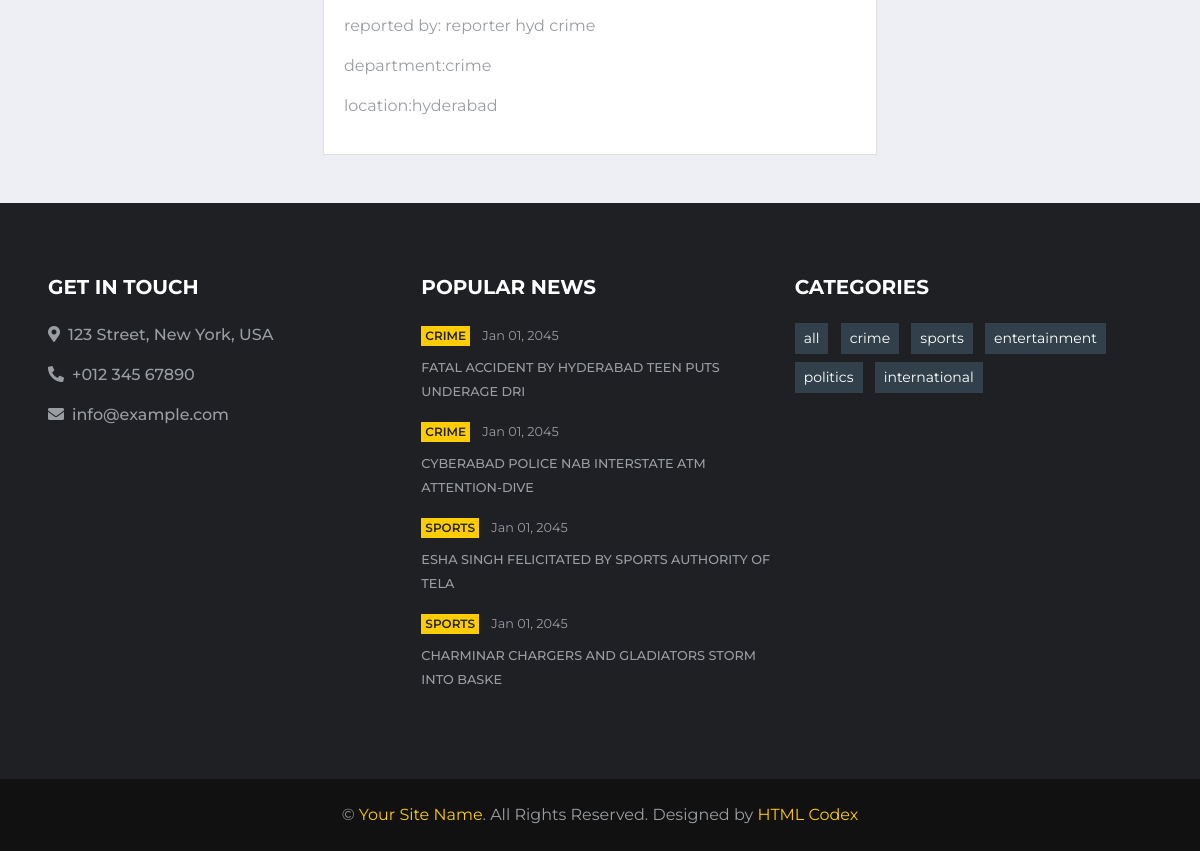
/db.php?vnid=1 (signed in, lower part), run on an earlier commit of the app's database.
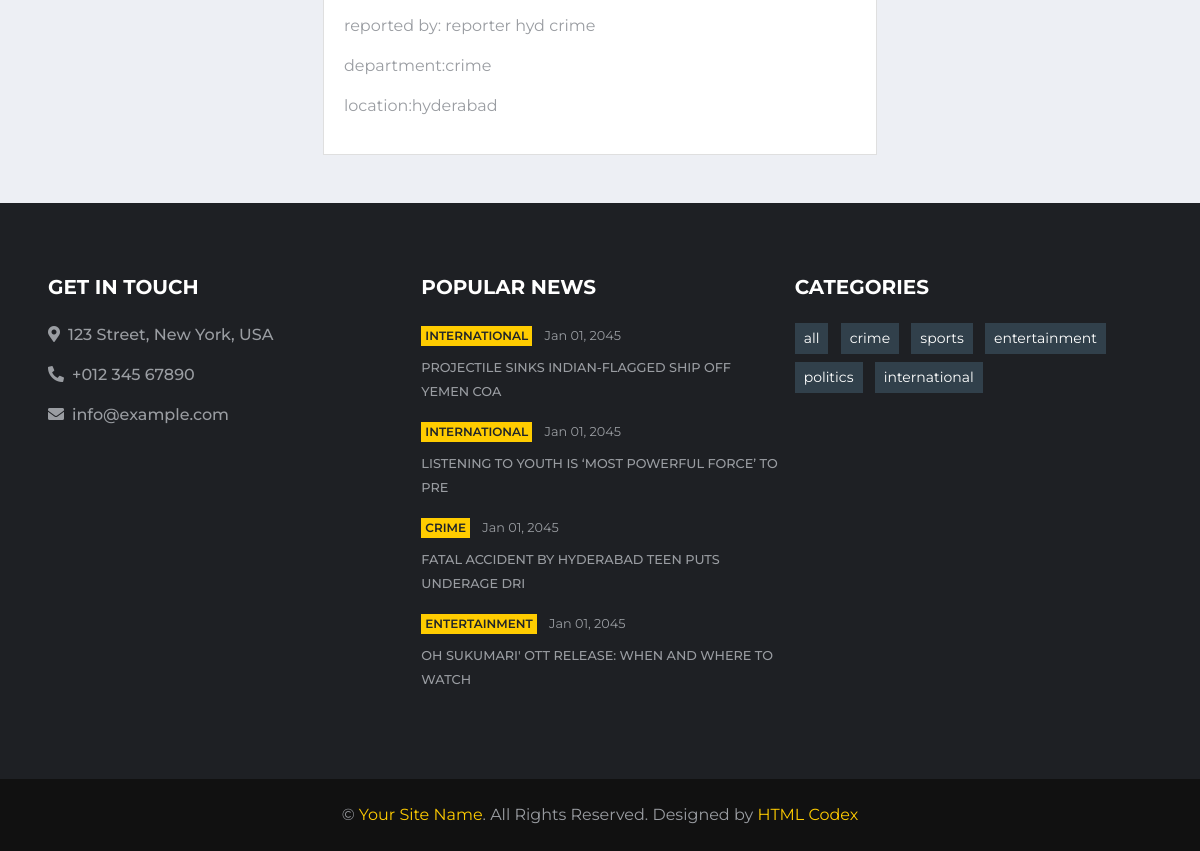
And on a later commit of the database.
### tables this page shows
CREATE TABLE `news_table` (
  `nid` int(5) NOT NULL,
  `heading` varchar(50) NOT NULL,
  `n_category_id` int(5) NOT NULL,
  `n_location_id` int(5) NOT NULL,
  `description` varchar(5000) NOT NULL,
  `reporter_id` int(5) NOT NULL,
  `news_image` varchar(50) NOT NULL,
  `posted_date` date NOT NULL DEFAULT current_timestamp(),
  `views` int(5) NOT NULL,
  `is_delete` int(5) NOT NULL DEFAULT 0,
  `is_publish` int(5) NOT NULL DEFAULT 0,
  `is_breaking` int(5) NOT NULL DEFAULT 0
);

CREATE TABLE `user_details` (
  `uid` int(5) NOT NULL,
  `name` text NOT NULL,
  `mobile` varchar(10) NOT NULL,
  `email` varchar(50) NOT NULL,
  `password` varchar(10) NOT NULL,
  `role` text NOT NULL,
  `photo` varchar(50) NOT NULL,
  `cat_id` int(5) NOT NULL,
  `loc_id` int(5) NOT NULL,
  `is_verified` int(5) NOT NULL DEFAULT 0,
  `is_deleted` int(5) NOT NULL DEFAULT 0
);

CREATE TABLE `category` (
  `cat_id` int(5) NOT NULL,
  `category` text NOT NULL
);

CREATE TABLE `location` (
  `loc_id` int(5) NOT NULL,
  `location` text NOT NULL
);

### viewnews.php (the view, shortened to what this page needs)
<?php
 $lid=$_SESSION['lid'];
 $cid=$_SESSION['cid'];
$role=$_SESSION['role'];
 if($role=='admin')
    {
        include "admin_header.php";
    }
    elseif($role=='editor')
        {
           include "editor_header.php";
        }
        elseif($role=='reporter')
        {
            include "reporter_header.php";
        }
        elseif($role=='member')
        {
            include "member_header.php";
        }
        if($lid==1 && $cid==1)
        {
             $sql2="select * from news_table
            INNER JOIN location ON news_table.n_location_id=location.loc_id
            INNER JOIN category ON news_table.n_category_id=category.cat_id
            INNER JOIN user_details ON news_table.reporter_id=user_details.uid
           where nid='$nid'";
            $result2=mysqli_query($conn,$sql2);
        }
        else{
        $sql2="select * from news_table
        INNER JOIN location ON news_table.n_location_id=location.loc_id
        INNER JOIN category ON news_table.n_category_id=category.cat_id
        INNER JOIN user_details ON news_table.reporter_id=user_details.uid
        where news_table.n_category_id='$cid' and news_table.n_location_id='$lid'and nid='$nid'";
        $result2=mysqli_query($conn,$sql2);
        }
?>
<div class="container">
    <div class="row justify-content-center">
        <div class="col-md-6">
            <?php foreach($result2 as $row2){ ?>
            <div class="card">
                <div class="card-body">
                   <p>reported by: <?php echo $row2['name']?></p>
                   <p>department:<?php echo $row2['category'] ?></p>
                   <p>location:<?php echo $row2['location'] ?></p>
                </div>
            </div>
            <?php }?>
        </div>
    </div>
</div>
<?php
include "footer.php";
?>

### footer.php (shortened to what this page needs)
    <div class="container-fluid bg-dark pt-5 px-sm-3 px-md-5 mt-5">
        <div class="row py-4">
            <div class="col-lg-4 col-md-6 mb-5">
                <h5 class="mb-4 text-white text-uppercase font-weight-bold">Get In Touch</h5>
                <p class="font-weight-medium"><i class="fa fa-map-marker-alt mr-2"></i>123 Street, New York, USA</p>
                <p class="font-weight-medium"><i class="fa fa-phone-alt mr-2"></i>+012 345 67890</p>
                <p class="font-weight-medium"><i class="fa fa-envelope mr-2"></i>info@example.com</p>
            </div>
            <div class="col-lg-4 col-md-6 mb-5">
            <?php
            $conn= mysqli_connect("localhost","root","","news");
            $sql = "SELECT news_table.*, category.*, COUNT(likes.like_id) AS total_likes
                    FROM news_table
                    LEFT JOIN likes
                        ON news_table.nid = likes.news_id
                    INNER JOIN category
                        ON news_table.n_category_id = category.cat_id
                    GROUP BY news_table.nid
                    ORDER BY total_likes DESC
                    LIMIT 4";
                $result = mysqli_query($conn, $sql);
            ?>
                <h5 class="mb-4 text-white text-uppercase font-weight-bold">Popular News</h5>
                <?php foreach($result as $row){?>
                <div class="mb-3">
                    <div class="mb-2">
                        <a class="badge badge-primary text-uppercase font-weight-semi-bold p-1 mr-2" href=""><?php echo $row['category'] ?></a>
                        <a class="text-body" href=""><small>Jan 01, 2045</small></a>
                    </div>
                    <a class="small text-body text-uppercase font-weight-medium" href="db.php?singlenews2=<?php echo $row['nid'] ?>"><?php echo $row['heading'] ?></a>
                </div>
                <?php } ?>
            </div>
            <div class="col-lg-4 col-md-6 mb-5">
                <h5 class="mb-4 text-white text-uppercase font-weight-bold">Categories</h5>
                <?php
                    $sqlc = "select * from category";
                    $resultc = mysqli_query($conn, $sqlc);
                ?>
                <div class="m-n1">
                    <?php foreach($resultc as $rowc)  { ?>
                    <a href="index.php?catcat=<?php echo $rowc['category'] ?>" class="btn btn-sm btn-secondary m-1"><?php echo $rowc['category'] ?></a>
                    <?php }?>
                </div>
            </div>
        </div>
    </div>
    <div class="container-fluid py-4 px-sm-3 px-md-5" style="background: #111111;">
        <p class="m-0 text-center">&copy; <a href="#">Your Site Name</a>. All Rights Reserved.
        Designed by <a href="https://htmlcodex.com">HTML Codex</a></p>
    </div>
</body>
</html>

What changed in the data, as far as the page shows it:
no longer on this page (row unchanged): news_table: n_category.category "CRIME", heading "CYBERABAD POLICE NAB INTERSTATE ATM ATTENTION-DIVE", shown under "POPULAR NEWS"
no longer on this page (row unchanged): news_table: n_category.category "SPORTS", heading "ESHA SINGH FELICITATED BY SPORTS AUTHORITY OF TELA", shown under "POPULAR NEWS"
no longer on this page (row unchanged): news_table: n_category.category "SPORTS", heading "CHARMINAR CHARGERS AND GLADIATORS STORM INTO BASKE", shown under "POPULAR NEWS"
now on this page (row edited): news_table: n_category.category "INTERNATIONAL", heading "PROJECTILE SINKS INDIAN-FLAGGED SHIP OFF YEMEN COA", shown under "POPULAR NEWS"
now on this page (row edited): news_table: n_category.category "INTERNATIONAL", heading "LISTENING TO YOUTH IS ‘MOST POWERFUL FORCE’ TO PRE", shown under "POPULAR NEWS"
now on this page (row unchanged): news_table: n_category.category "ENTERTAINMENT", heading "OH SUKUMARI' OTT RELEASE: WHEN AND WHERE TO WATCH", shown under "POPULAR NEWS"
